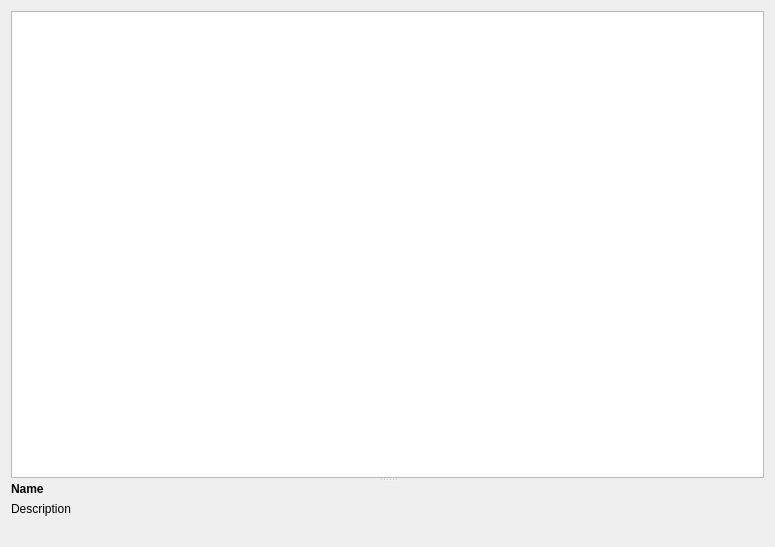
<?xml version="1.0" encoding="UTF-8"?>
<ui version="4.0">
 <class>PropertyGrid</class>
 <widget class="QWidget" name="PropertyGrid">
  <property name="geometry">
   <rect>
    <x>0</x>
    <y>0</y>
    <width>775</width>
    <height>547</height>
   </rect>
  </property>
  <property name="windowTitle">
   <string>PropertyGrid</string>
  </property>
  <layout class="QVBoxLayout" name="verticalLayout">
   <item>
    <widget class="QSplitter" name="splitter">
     <property name="orientation">
      <enum>Qt::Vertical</enum>
     </property>
     <property name="childrenCollapsible">
      <bool>false</bool>
     </property>
     <widget class="QTreeView" name="propertiesTreeView">
      <property name="sizePolicy">
       <sizepolicy hsizetype="Expanding" vsizetype="MinimumExpanding">
        <horstretch>0</horstretch>
        <verstretch>1</verstretch>
       </sizepolicy>
      </property>
      <property name="selectionBehavior">
       <enum>QAbstractItemView::SelectRows</enum>
      </property>
      <property name="uniformRowHeights">
       <bool>true</bool>
      </property>
      <property name="sortingEnabled">
       <bool>true</bool>
      </property>
      <attribute name="headerVisible">
       <bool>false</bool>
      </attribute>
      <attribute name="headerDefaultSectionSize">
       <number>32</number>
      </attribute>
     </widget>
     <widget class="QWidget" name="layoutWidget">
      <layout class="QVBoxLayout" stretch="0,1">
       <property name="bottomMargin">
        <number>20</number>
       </property>
       <item>
        <widget class="QLabel" name="propertyNameLabel">
         <property name="font">
          <font>
           <bold>true</bold>
          </font>
         </property>
         <property name="text">
          <string>Name</string>
         </property>
        </widget>
       </item>
       <item>
        <widget class="QLabel" name="propertyDescriptionLabel">
         <property name="text">
          <string>Description</string>
         </property>
         <property name="alignment">
          <set>Qt::AlignLeading|Qt::AlignLeft|Qt::AlignTop</set>
         </property>
        </widget>
       </item>
      </layout>
     </widget>
    </widget>
   </item>
  </layout>
 </widget>
 <resources/>
 <connections/>
</ui>
